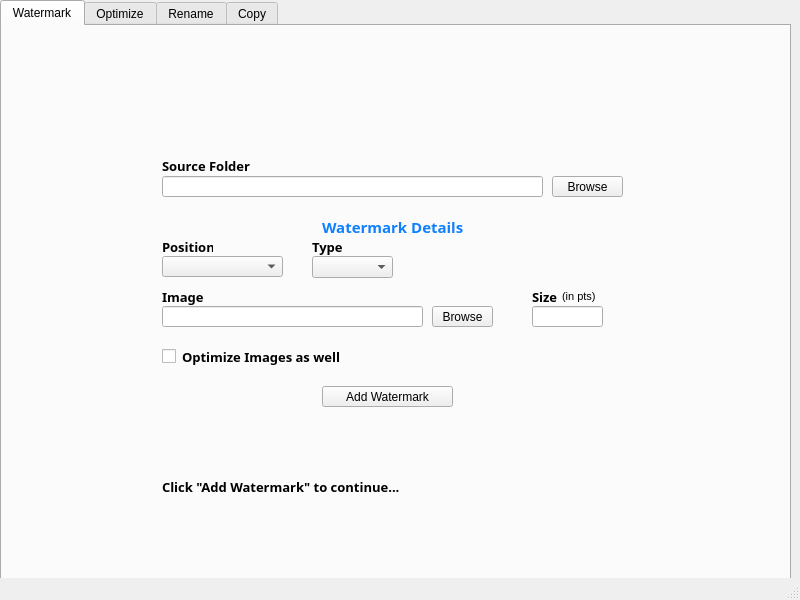
<?xml version="1.0" encoding="UTF-8"?>
<ui version="4.0">
 <class>Kwikpic</class>
 <widget class="QMainWindow" name="Kwikpic">
  <property name="geometry">
   <rect>
    <x>0</x>
    <y>0</y>
    <width>800</width>
    <height>600</height>
   </rect>
  </property>
  <property name="sizePolicy">
   <sizepolicy hsizetype="Preferred" vsizetype="Preferred">
    <horstretch>0</horstretch>
    <verstretch>0</verstretch>
   </sizepolicy>
  </property>
  <property name="minimumSize">
   <size>
    <width>800</width>
    <height>600</height>
   </size>
  </property>
  <property name="maximumSize">
   <size>
    <width>800</width>
    <height>600</height>
   </size>
  </property>
  <property name="windowTitle">
   <string>Kwikpic</string>
  </property>
  <property name="windowIcon">
   <iconset>
    <normaloff>../../OneDrive/Documents/logo, favicon/Group 2015@LDPI.png</normaloff>../../OneDrive/Documents/logo, favicon/Group 2015@LDPI.png</iconset>
  </property>
  <property name="autoFillBackground">
   <bool>false</bool>
  </property>
  <widget class="QWidget" name="centralwidget">
   <widget class="QTabWidget" name="tabWidget">
    <property name="geometry">
     <rect>
      <x>0</x>
      <y>0</y>
      <width>791</width>
      <height>591</height>
     </rect>
    </property>
    <property name="sizePolicy">
     <sizepolicy hsizetype="Fixed" vsizetype="Fixed">
      <horstretch>0</horstretch>
      <verstretch>0</verstretch>
     </sizepolicy>
    </property>
    <property name="font">
     <font>
      <weight>50</weight>
      <bold>false</bold>
      <stylestrategy>PreferDefault</stylestrategy>
     </font>
    </property>
    <property name="accessibleName">
     <string notr="true"/>
    </property>
    <property name="autoFillBackground">
     <bool>false</bool>
    </property>
    <property name="currentIndex">
     <number>0</number>
    </property>
    <property name="tabsClosable">
     <bool>false</bool>
    </property>
    <property name="tabBarAutoHide">
     <bool>false</bool>
    </property>
    <widget class="QWidget" name="watermark">
     <attribute name="title">
      <string>Watermark</string>
     </attribute>
     <widget class="QLineEdit" name="watermark_src">
      <property name="geometry">
       <rect>
        <x>160</x>
        <y>150</y>
        <width>381</width>
        <height>21</height>
       </rect>
      </property>
      <property name="font">
       <font>
        <weight>50</weight>
        <bold>false</bold>
       </font>
      </property>
     </widget>
     <widget class="QComboBox" name="watermark_position">
      <property name="geometry">
       <rect>
        <x>160</x>
        <y>230</y>
        <width>121</width>
        <height>21</height>
       </rect>
      </property>
      <property name="editable">
       <bool>false</bool>
      </property>
     </widget>
     <widget class="QLineEdit" name="watermark_size">
      <property name="geometry">
       <rect>
        <x>530</x>
        <y>280</y>
        <width>71</width>
        <height>21</height>
       </rect>
      </property>
      <property name="sizePolicy">
       <sizepolicy hsizetype="Maximum" vsizetype="Fixed">
        <horstretch>0</horstretch>
        <verstretch>0</verstretch>
       </sizepolicy>
      </property>
      <property name="maximumSize">
       <size>
        <width>16777215</width>
        <height>16777215</height>
       </size>
      </property>
      <property name="font">
       <font>
        <pointsize>13</pointsize>
       </font>
      </property>
     </widget>
     <widget class="QLabel" name="label_9">
      <property name="geometry">
       <rect>
        <x>160</x>
        <y>129</y>
        <width>121</width>
        <height>21</height>
       </rect>
      </property>
      <property name="font">
       <font>
        <family>Montserrat</family>
        <pointsize>10</pointsize>
        <weight>75</weight>
        <bold>true</bold>
        <stylestrategy>PreferAntialias</stylestrategy>
        <kerning>true</kerning>
       </font>
      </property>
      <property name="text">
       <string>Source Folder</string>
      </property>
     </widget>
     <widget class="QPushButton" name="watermark_submit">
      <property name="geometry">
       <rect>
        <x>320</x>
        <y>360</y>
        <width>131</width>
        <height>21</height>
       </rect>
      </property>
      <property name="text">
       <string>Add Watermark</string>
      </property>
     </widget>
     <widget class="QLabel" name="label_14">
      <property name="geometry">
       <rect>
        <x>560</x>
        <y>260</y>
        <width>51</width>
        <height>21</height>
       </rect>
      </property>
      <property name="font">
       <font>
        <pointsize>8</pointsize>
       </font>
      </property>
      <property name="text">
       <string>(in pts)</string>
      </property>
     </widget>
     <widget class="QLabel" name="label_12">
      <property name="geometry">
       <rect>
        <x>220</x>
        <y>20</y>
        <width>301</width>
        <height>131</height>
       </rect>
      </property>
      <property name="text">
       <string/>
      </property>
      <property name="pixmap">
       <pixmap>../../../Downloads/Primary_Logo.png</pixmap>
      </property>
     </widget>
     <widget class="QPushButton" name="watermark_browse_src">
      <property name="geometry">
       <rect>
        <x>550</x>
        <y>150</y>
        <width>71</width>
        <height>21</height>
       </rect>
      </property>
      <property name="text">
       <string>Browse</string>
      </property>
     </widget>
     <widget class="QComboBox" name="watermark_type_combo">
      <property name="geometry">
       <rect>
        <x>310</x>
        <y>230</y>
        <width>81</width>
        <height>22</height>
       </rect>
      </property>
     </widget>
     <widget class="QLineEdit" name="watermark_cropped_src_or_text">
      <property name="geometry">
       <rect>
        <x>160</x>
        <y>280</y>
        <width>261</width>
        <height>21</height>
       </rect>
      </property>
      <property name="font">
       <font>
        <weight>50</weight>
        <bold>false</bold>
       </font>
      </property>
     </widget>
     <widget class="QPushButton" name="watermark_cropped_src_browse">
      <property name="geometry">
       <rect>
        <x>430</x>
        <y>280</y>
        <width>61</width>
        <height>21</height>
       </rect>
      </property>
      <property name="text">
       <string>Browse</string>
      </property>
     </widget>
     <widget class="QLabel" name="label_23">
      <property name="geometry">
       <rect>
        <x>320</x>
        <y>190</y>
        <width>231</width>
        <height>21</height>
       </rect>
      </property>
      <property name="font">
       <font>
        <family>Montserrat</family>
        <pointsize>10</pointsize>
        <weight>75</weight>
        <bold>true</bold>
        <stylestrategy>PreferAntialias</stylestrategy>
        <kerning>true</kerning>
       </font>
      </property>
      <property name="text">
       <string>&lt;html&gt;&lt;head/&gt;&lt;body&gt;&lt;p&gt;&lt;span style=&quot; font-size:11pt; color:#0f80ff;&quot;&gt;Watermark Details&lt;/span&gt;&lt;/p&gt;&lt;/body&gt;&lt;/html&gt;</string>
      </property>
     </widget>
     <widget class="QLabel" name="label_24">
      <property name="geometry">
       <rect>
        <x>530</x>
        <y>260</y>
        <width>31</width>
        <height>21</height>
       </rect>
      </property>
      <property name="font">
       <font>
        <family>Montserrat</family>
        <pointsize>10</pointsize>
        <weight>75</weight>
        <bold>true</bold>
        <stylestrategy>PreferAntialias</stylestrategy>
        <kerning>true</kerning>
       </font>
      </property>
      <property name="text">
       <string>Size</string>
      </property>
     </widget>
     <widget class="QLabel" name="label_25">
      <property name="geometry">
       <rect>
        <x>160</x>
        <y>210</y>
        <width>51</width>
        <height>21</height>
       </rect>
      </property>
      <property name="font">
       <font>
        <family>Montserrat</family>
        <pointsize>10</pointsize>
        <weight>75</weight>
        <bold>true</bold>
        <stylestrategy>PreferAntialias</stylestrategy>
        <kerning>true</kerning>
       </font>
      </property>
      <property name="text">
       <string>Position</string>
      </property>
     </widget>
     <widget class="QLabel" name="label_26">
      <property name="geometry">
       <rect>
        <x>310</x>
        <y>210</y>
        <width>51</width>
        <height>21</height>
       </rect>
      </property>
      <property name="font">
       <font>
        <family>Montserrat</family>
        <pointsize>10</pointsize>
        <weight>75</weight>
        <bold>true</bold>
        <stylestrategy>PreferAntialias</stylestrategy>
        <kerning>true</kerning>
       </font>
      </property>
      <property name="text">
       <string>Type</string>
      </property>
     </widget>
     <widget class="QLabel" name="watermark_type_label">
      <property name="geometry">
       <rect>
        <x>160</x>
        <y>260</y>
        <width>51</width>
        <height>21</height>
       </rect>
      </property>
      <property name="font">
       <font>
        <family>Montserrat</family>
        <pointsize>10</pointsize>
        <weight>75</weight>
        <bold>true</bold>
        <stylestrategy>PreferAntialias</stylestrategy>
        <kerning>true</kerning>
       </font>
      </property>
      <property name="text">
       <string>Image</string>
      </property>
     </widget>
     <widget class="QLabel" name="label_28">
      <property name="geometry">
       <rect>
        <x>180</x>
        <y>320</y>
        <width>241</width>
        <height>21</height>
       </rect>
      </property>
      <property name="font">
       <font>
        <family>Montserrat</family>
        <pointsize>10</pointsize>
        <weight>75</weight>
        <bold>true</bold>
        <stylestrategy>PreferAntialias</stylestrategy>
        <kerning>true</kerning>
       </font>
      </property>
      <property name="text">
       <string>Optimize Images as well</string>
      </property>
     </widget>
     <widget class="QCheckBox" name="watermark_optimize_checkbox">
      <property name="geometry">
       <rect>
        <x>160</x>
        <y>320</y>
        <width>21</width>
        <height>21</height>
       </rect>
      </property>
      <property name="text">
       <string/>
      </property>
     </widget>
     <widget class="QLabel" name="watermark_progress">
      <property name="geometry">
       <rect>
        <x>160</x>
        <y>400</y>
        <width>441</width>
        <height>121</height>
       </rect>
      </property>
      <property name="font">
       <font>
        <family>Montserrat</family>
        <pointsize>10</pointsize>
        <weight>75</weight>
        <bold>true</bold>
        <stylestrategy>PreferAntialias</stylestrategy>
        <kerning>true</kerning>
       </font>
      </property>
      <property name="text">
       <string>Click &quot;Add Watermark&quot; to continue...</string>
      </property>
     </widget>
    </widget>
    <widget class="QWidget" name="optimize">
     <attribute name="title">
      <string>Optimize</string>
     </attribute>
     <widget class="QPushButton" name="optimize_submit">
      <property name="geometry">
       <rect>
        <x>330</x>
        <y>270</y>
        <width>81</width>
        <height>21</height>
       </rect>
      </property>
      <property name="text">
       <string>Optimize</string>
      </property>
     </widget>
     <widget class="QLineEdit" name="optimize_src">
      <property name="geometry">
       <rect>
        <x>170</x>
        <y>190</y>
        <width>401</width>
        <height>21</height>
       </rect>
      </property>
      <property name="font">
       <font>
        <weight>50</weight>
        <bold>false</bold>
       </font>
      </property>
      <property name="text">
       <string/>
      </property>
     </widget>
     <widget class="QLineEdit" name="optimize_destination">
      <property name="geometry">
       <rect>
        <x>170</x>
        <y>240</y>
        <width>401</width>
        <height>21</height>
       </rect>
      </property>
      <property name="font">
       <font>
        <weight>50</weight>
        <bold>false</bold>
       </font>
      </property>
     </widget>
     <widget class="QLabel" name="label_16">
      <property name="geometry">
       <rect>
        <x>240</x>
        <y>50</y>
        <width>301</width>
        <height>131</height>
       </rect>
      </property>
      <property name="text">
       <string/>
      </property>
      <property name="pixmap">
       <pixmap>../../../Downloads/Primary_Logo.png</pixmap>
      </property>
     </widget>
     <widget class="QPushButton" name="optimize_browse_src">
      <property name="geometry">
       <rect>
        <x>580</x>
        <y>190</y>
        <width>71</width>
        <height>21</height>
       </rect>
      </property>
      <property name="text">
       <string>Browse</string>
      </property>
     </widget>
     <widget class="QPushButton" name="optimize_browse_destination">
      <property name="geometry">
       <rect>
        <x>580</x>
        <y>240</y>
        <width>71</width>
        <height>21</height>
       </rect>
      </property>
      <property name="text">
       <string>Browse</string>
      </property>
     </widget>
     <widget class="QLabel" name="label_10">
      <property name="geometry">
       <rect>
        <x>170</x>
        <y>170</y>
        <width>91</width>
        <height>21</height>
       </rect>
      </property>
      <property name="font">
       <font>
        <family>Montserrat</family>
        <pointsize>10</pointsize>
        <weight>75</weight>
        <bold>true</bold>
        <stylestrategy>PreferAntialias</stylestrategy>
        <kerning>true</kerning>
       </font>
      </property>
      <property name="text">
       <string>Source Folder</string>
      </property>
     </widget>
     <widget class="QLabel" name="label_11">
      <property name="geometry">
       <rect>
        <x>170</x>
        <y>220</y>
        <width>121</width>
        <height>21</height>
       </rect>
      </property>
      <property name="font">
       <font>
        <family>Montserrat</family>
        <pointsize>10</pointsize>
        <weight>75</weight>
        <bold>true</bold>
        <stylestrategy>PreferAntialias</stylestrategy>
        <kerning>true</kerning>
       </font>
      </property>
      <property name="text">
       <string>Destination Folder</string>
      </property>
     </widget>
     <widget class="QLabel" name="optimize_progress">
      <property name="geometry">
       <rect>
        <x>170</x>
        <y>330</y>
        <width>481</width>
        <height>141</height>
       </rect>
      </property>
      <property name="font">
       <font>
        <family>Montserrat</family>
        <pointsize>10</pointsize>
        <weight>75</weight>
        <bold>true</bold>
        <stylestrategy>PreferAntialias</stylestrategy>
        <kerning>true</kerning>
       </font>
      </property>
      <property name="text">
       <string>Click &quot;Optimize&quot; to continue...</string>
      </property>
     </widget>
    </widget>
    <widget class="QWidget" name="rename">
     <attribute name="title">
      <string>Rename</string>
     </attribute>
     <widget class="QLineEdit" name="rename_src">
      <property name="geometry">
       <rect>
        <x>210</x>
        <y>220</y>
        <width>361</width>
        <height>21</height>
       </rect>
      </property>
      <property name="font">
       <font>
        <weight>50</weight>
        <bold>false</bold>
       </font>
      </property>
     </widget>
     <widget class="QPushButton" name="rename_submit">
      <property name="geometry">
       <rect>
        <x>330</x>
        <y>260</y>
        <width>111</width>
        <height>21</height>
       </rect>
      </property>
      <property name="text">
       <string>Rename Files</string>
      </property>
     </widget>
     <widget class="QLabel" name="label_15">
      <property name="geometry">
       <rect>
        <x>260</x>
        <y>60</y>
        <width>301</width>
        <height>131</height>
       </rect>
      </property>
      <property name="text">
       <string/>
      </property>
      <property name="pixmap">
       <pixmap>../../../Downloads/Primary_Logo.png</pixmap>
      </property>
     </widget>
     <widget class="QPushButton" name="rename_browse_src">
      <property name="geometry">
       <rect>
        <x>580</x>
        <y>220</y>
        <width>71</width>
        <height>21</height>
       </rect>
      </property>
      <property name="text">
       <string>Browse</string>
      </property>
     </widget>
     <widget class="QLabel" name="label_20">
      <property name="geometry">
       <rect>
        <x>210</x>
        <y>200</y>
        <width>91</width>
        <height>21</height>
       </rect>
      </property>
      <property name="font">
       <font>
        <family>Montserrat</family>
        <pointsize>10</pointsize>
        <weight>75</weight>
        <bold>true</bold>
        <stylestrategy>PreferAntialias</stylestrategy>
        <kerning>true</kerning>
       </font>
      </property>
      <property name="text">
       <string>Source Folder</string>
      </property>
     </widget>
     <widget class="QLabel" name="rename_progress">
      <property name="geometry">
       <rect>
        <x>210</x>
        <y>330</y>
        <width>441</width>
        <height>141</height>
       </rect>
      </property>
      <property name="font">
       <font>
        <family>Montserrat</family>
        <pointsize>10</pointsize>
        <weight>75</weight>
        <bold>true</bold>
        <stylestrategy>PreferAntialias</stylestrategy>
        <kerning>true</kerning>
       </font>
      </property>
      <property name="text">
       <string>Click &quot;Rename Files&quot; to continue</string>
      </property>
     </widget>
    </widget>
    <widget class="QWidget" name="copy">
     <attribute name="title">
      <string>Copy</string>
     </attribute>
     <widget class="QPushButton" name="copy_submit">
      <property name="geometry">
       <rect>
        <x>330</x>
        <y>320</y>
        <width>81</width>
        <height>21</height>
       </rect>
      </property>
      <property name="text">
       <string>Copy</string>
      </property>
     </widget>
     <widget class="QLineEdit" name="copy_src_textFile">
      <property name="geometry">
       <rect>
        <x>170</x>
        <y>230</y>
        <width>391</width>
        <height>21</height>
       </rect>
      </property>
     </widget>
     <widget class="QLabel" name="label_17">
      <property name="geometry">
       <rect>
        <x>230</x>
        <y>50</y>
        <width>301</width>
        <height>131</height>
       </rect>
      </property>
      <property name="text">
       <string/>
      </property>
      <property name="pixmap">
       <pixmap>../../../Downloads/Primary_Logo.png</pixmap>
      </property>
     </widget>
     <widget class="QPushButton" name="copy_browse_src_textFile">
      <property name="geometry">
       <rect>
        <x>570</x>
        <y>230</y>
        <width>71</width>
        <height>21</height>
       </rect>
      </property>
      <property name="text">
       <string>Browse</string>
      </property>
     </widget>
     <widget class="QLineEdit" name="copy_destination_folder">
      <property name="geometry">
       <rect>
        <x>170</x>
        <y>280</y>
        <width>391</width>
        <height>21</height>
       </rect>
      </property>
     </widget>
     <widget class="QPushButton" name="copy_browse_destination_folder">
      <property name="geometry">
       <rect>
        <x>570</x>
        <y>280</y>
        <width>71</width>
        <height>21</height>
       </rect>
      </property>
      <property name="text">
       <string>Browse</string>
      </property>
     </widget>
     <widget class="QLabel" name="label_29">
      <property name="geometry">
       <rect>
        <x>170</x>
        <y>210</y>
        <width>91</width>
        <height>21</height>
       </rect>
      </property>
      <property name="font">
       <font>
        <family>Montserrat</family>
        <pointsize>10</pointsize>
        <weight>75</weight>
        <bold>true</bold>
        <stylestrategy>PreferAntialias</stylestrategy>
        <kerning>true</kerning>
       </font>
      </property>
      <property name="text">
       <string>Text File</string>
      </property>
     </widget>
     <widget class="QLabel" name="label_30">
      <property name="geometry">
       <rect>
        <x>170</x>
        <y>260</y>
        <width>121</width>
        <height>21</height>
       </rect>
      </property>
      <property name="font">
       <font>
        <family>Montserrat</family>
        <pointsize>10</pointsize>
        <weight>75</weight>
        <bold>true</bold>
        <stylestrategy>PreferAntialias</stylestrategy>
        <kerning>true</kerning>
       </font>
      </property>
      <property name="text">
       <string>Destination Folder</string>
      </property>
     </widget>
     <widget class="QLabel" name="copy_progress">
      <property name="geometry">
       <rect>
        <x>170</x>
        <y>360</y>
        <width>471</width>
        <height>131</height>
       </rect>
      </property>
      <property name="font">
       <font>
        <family>Montserrat</family>
        <pointsize>10</pointsize>
        <weight>75</weight>
        <bold>true</bold>
        <stylestrategy>PreferAntialias</stylestrategy>
        <kerning>true</kerning>
       </font>
      </property>
      <property name="text">
       <string>Click on &quot;Copy&quot; to continue...</string>
      </property>
     </widget>
     <widget class="QPushButton" name="copy_browse_src_folder">
      <property name="geometry">
       <rect>
        <x>570</x>
        <y>180</y>
        <width>71</width>
        <height>21</height>
       </rect>
      </property>
      <property name="text">
       <string>Browse</string>
      </property>
     </widget>
     <widget class="QLabel" name="label_31">
      <property name="geometry">
       <rect>
        <x>170</x>
        <y>160</y>
        <width>91</width>
        <height>21</height>
       </rect>
      </property>
      <property name="font">
       <font>
        <family>Montserrat</family>
        <pointsize>10</pointsize>
        <weight>75</weight>
        <bold>true</bold>
        <stylestrategy>PreferAntialias</stylestrategy>
        <kerning>true</kerning>
       </font>
      </property>
      <property name="text">
       <string>Source Folder</string>
      </property>
     </widget>
     <widget class="QLineEdit" name="copy_src_folder">
      <property name="geometry">
       <rect>
        <x>170</x>
        <y>180</y>
        <width>391</width>
        <height>21</height>
       </rect>
      </property>
     </widget>
    </widget>
   </widget>
  </widget>
  <widget class="QStatusBar" name="statusbar"/>
 </widget>
 <resources>
  <include location="../../../Downloads/logo.qrc"/>
 </resources>
 <connections/>
</ui>
